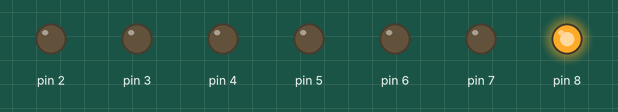
This program was run on a simulated Arduino Uno, built with avr-gcc and run on an emulated ATmega328P. On the bench: output pins drawn as LEDs (lit = HIGH).

Above: at 0.1 s.
Timing chart, 0 to 1.6 s (numbered marks = the images above):
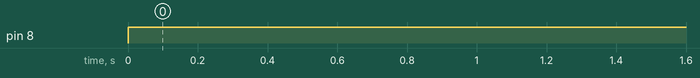

The program:

main.cpp
```cpp
//Code released under GNU GPL.  Free to use for anything.
//Remove the following line if you are using the Arduino IDE
#include "Arduino.h"


void sevenseg(int);
void setup()
{
  // initialize LED digital pin as an output.
  pinMode(2, OUTPUT);//p[0]=a
  pinMode(3, OUTPUT);//p[1]=b
  pinMode(4, OUTPUT);//p[2]=c
  pinMode(5, OUTPUT);//p[3]=d
  pinMode(6, OUTPUT);//p[4]=e
  pinMode(7, OUTPUT);//p[5]=f
  pinMode(8, OUTPUT);//p[6]=g
}

void loop()
{
		sevenseg(0);

}
void sevenseg(int dec)
{
	int p[7],i;

	for (i=0;i < 7; i++)
		p[i] = 0;

	switch(dec)
	{
		case 0:
			p[6]=1;
			break;
		case 1:
			p[0]=1,p[3]=1,p[4]=1,p[5]=1,p[6]=1;
			break;
		case 2:
			p[2]=1,p[5]=1;
			break;
		case 3:
			p[4]=1,p[5]=1;
			break;
		case 4:
			p[0]=1,p[3]=1,p[4]=1;
			break;
		case 5:
			p[1]=1,p[4]=1;
			break;
		case 6:
			p[1]=1;
			break;
		case 7:
			p[3]=1,p[4]=1,p[5]=1,p[6]=1;
			break;
		case 8:
			break;
		case 9:
			p[4]=1;
			break;
		default:
			p[1]=1,p[2]=1;
			break;
	}

	for (i=0;i < 7; i++)
		digitalWrite(i+2,p[i]);

}
```

Measured:
- by itself, pin 8: LOW → HIGH at 0.00 s
